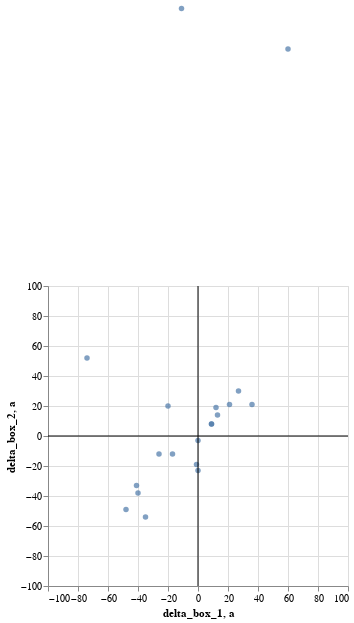

Notebook code cell kept with this figure:
### Code cell
line_base = alt.Chart().transform_calculate(
    a = '0'
).mark_rule()

alt.Chart(stossel_df).mark_circle().encode(
    alt.X("delta_box_1:Q").scale(domain=[-100, 100]),
    alt.Y("delta_box_2:Q").scale(domain=[-100, 100])
) + line_base.encode(x='a:Q') + line_base.encode(y='a:Q')

### Figure 1 — Vega-Lite specification as saved in the notebook (floating-point values rounded to 4 significant figures)
{"config": {"view": {"continuousWidth": 300, "continuousHeight": 300}}, "layer": [{"data": {"name": "data-d21fc6c2d5e541796d098c54847b4f39"}, "mark": {"type": "circle"}, "encoding": {"x": {"field": "delta_box_1", "scale": {"domain": [-100, 100]}, "type": "quantitative"}, "y": {"field": "delta_box_2", "scale": {"domain": [-100, 100]}, "type": "quantitative"}}}, {"data": {"name": "empty"}, "mark": {"type": "rule"}, "encoding": {"x": {"field": "a", "type": "quantitative"}}, "transform": [{"calculate": "0", "as": "a"}]}, {"data": {"name": "empty"}, "mark": {"type": "rule"}, "encoding": {"y": {"field": "a", "type": "quantitative"}}, "transform": [{"calculate": "0", "as": "a"}]}], "$schema": "https://vega.github.io/schema/vega-lite/v5.16.3.json", "datasets": {"data-d21fc6c2d5e541796d098c54847b4f39": [{"date_time": "20230131 18:45:00", "delta_box_1": null, "delta_box_2": null, "time": "2023-01-31T18:45:00", "time_previous": ""}, {"date_time": "20230201 07:55:00", "delta_box_1": -11.0, "delta_box_2": 285.0, "time": "2023-02-01T07:55:00", "time_previous": "2023-01-31T18:45:00"}, {"date_time": "20230201 16:30:00", "delta_box_1": -1.0, "delta_box_2": -19.0, "time": "2023-02-01T16:30:00", "time_previous": "2023-02-01T07:55:00"}, {"date_time": "20230202 07:57:00", "delta_box_1": 34.0, "delta_box_2": null, "time": "2023-02-02T07:57:00", "time_previous": "2023-02-01T16:30:00"}, {"date_time": "20230202 17:33:00", "delta_box_1": -21.0, "delta_box_2": null, "time": "2023-02-02T17:33:00", "time_previous": "2023-02-02T07:57:00"}, {"date_time": "20230202 17:40:00", "delta_box_1": null, "delta_box_2": null, "time": "2023-02-02T17:40:00", "time_previous": "2023-02-02T17:33:00"}, {"date_time": "20230203 07:58:00", "delta_box_1": -20.0, "delta_box_2": 20.0, "time": "2023-02-03T07:58:00", "time_previous": "2023-02-02T17:40:00"}, {"date_time": "20230203 16:26:00", "delta_box_1": 0.0, "delta_box_2": -23.0, "time": "2023-02-03T16:26:00", "time_previous": "2023-02-03T07:58:00"}, {"date_time": "20230204 07:55:00", "delta_box_1": 21.0, "delta_box_2": 21.0, "time": "2023-02-04T07:55:00", "time_previous": "2023-02-03T16:26:00"}, {"date_time": "20230204 16:30:00", "delta_box_1": -48.0, "delta_box_2": -49.0, "time": "2023-02-04T16:30:00", "time_previous": "2023-02-04T07:55:00"}, {"date_time": "20230205 08:02:00", "delta_box_1": 13.0, "delta_box_2": 14.0, "time": "2023-02-05T08:02:00", "time_previous": "2023-02-04T16:30:00"}, {"date_time": "20230206 00:00:00", "delta_box_1": null, "delta_box_2": null, "time": "2023-02-06T00:00:00", "time_previous": "2023-02-05T08:02:00"}, {"date_time": "20230207 12:28:00", "delta_box_1": null, "delta_box_2": null, "time": "2023-02-07T12:28:00", "time_previous": "2023-02-06T00:00:00"}, {"date_time": "20230207 17:28:00", "delta_box_1": -35.0, "delta_box_2": -54.0, "time": "2023-02-07T17:28:00", "time_previous": "2023-02-07T12:28:00"}, {"date_time": "20230209 17:00:00", "delta_box_1": null, "delta_box_2": null, "time": "2023-02-09T17:00:00", "time_previous": "2023-02-07T17:28:00"}, {"date_time": "20230210 08:00:00", "delta_box_1": 12.0, "delta_box_2": 19.0, "time": "2023-02-10T08:00:00", "time_previous": "2023-02-09T17:00:00"}, {"date_time": "20230210 17:30:00", "delta_box_1": -26.0, "delta_box_2": -12.0, "time": "2023-02-10T17:30:00", "time_previous": "2023-02-10T08:00:00"}, {"date_time": "20230211 08:00:00", "delta_box_1": 27.0, "delta_box_2": 30.0, "time": "2023-02-11T08:00:00", "time_previous": "2023-02-10T17:30:00"}, {"date_time": "20230211 17:30:00", "delta_box_1": -41.0, "delta_box_2": -33.0, "time": "2023-02-11T17:30:00", "time_previous": "2023-02-11T08:00:00"}, {"date_time": "20230212 07:15:00", "delta_box_1": 0.0, "delta_box_2": -3.0, "time": "2023-02-12T07:15:00", "time_previous": "2023-02-11T17:30:00"}, {"date_time": "20230212 17:10:00", "delta_box_1": -40.0, "delta_box_2": -38.0, "time": "2023-02-12T17:10:00", "time_previous": "2023-02-12T07:15:00"}, {"date_time": "20230213 07:50:00", "delta_box_1": 9.0, "delta_box_2": 8.0, "time": "2023-02-13T07:50:00", "time_previous": "2023-02-12T17:10:00"}, {"date_time": "20230216 17:28:00", "delta_box_1": null, "delta_box_2": null, "time": "2023-02-16T17:28:00", "time_previous": "2023-02-13T07:50:00"}, {"date_time": "20230217 07:50:00", "delta_box_1": 9.0, "delta_box_2": 8.0, "time": "2023-02-17T07:50:00", "time_previous": "2023-02-16T17:28:00"}, {"date_time": "20230217 17:05:00", "delta_box_1": -17.0, "delta_box_2": -12.0, "time": "2023-02-17T17:05:00", "time_previous": "2023-02-17T07:50:00"}, {"date_time": "20230218 08:10:00", "delta_box_1": 36.0, "delta_box_2": 21.0, "time": "2023-02-18T08:10:00", "time_previous": "2023-02-17T17:05:00"}, {"date_time": "20230218 17:35:00", "delta_box_1": 60.0, "delta_box_2": 258.0, "time": "2023-02-18T17:35:00", "time_previous": "2023-02-18T08:10:00"}, {"date_time": "20230302 08:30:00", "delta_box_1": null, "delta_box_2": null, "time": "2023-03-02T08:30:00", "time_previous": "2023-02-18T17:35:00"}, {"date_time": "20230302 17:30:00", "delta_box_1": -74.0, "delta_box_2": 52.0, "time": "2023-03-02T17:30:00", "time_previous": "2023-03-02T08:30:00"}], "empty": [{}]}}
